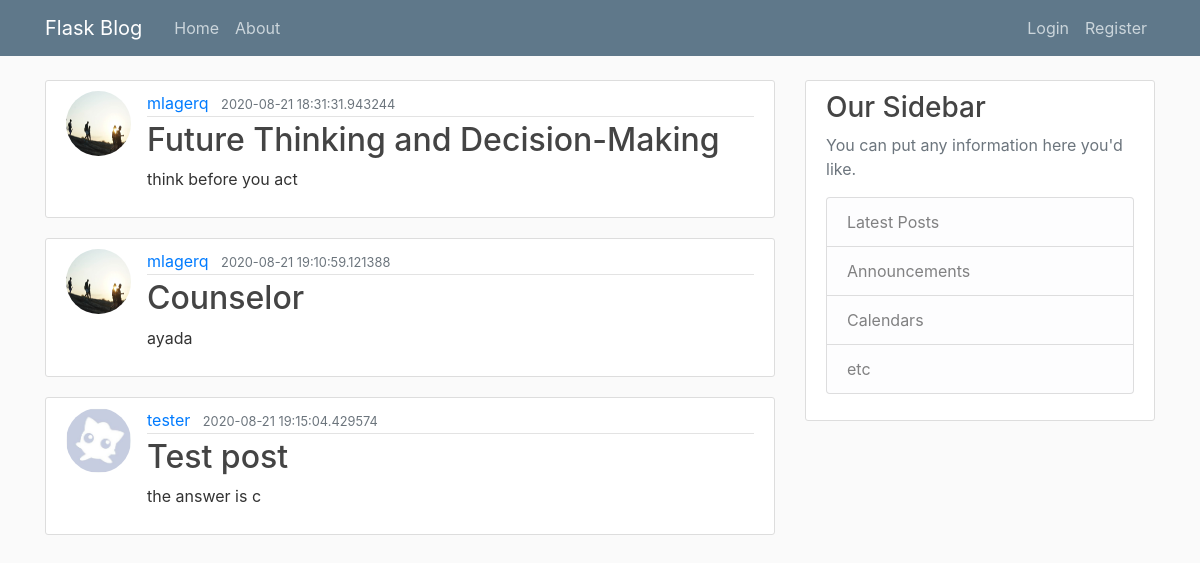
The page /home on the database its author committed.
### flaskblog/models.py (models this page shows, shortened)
class Post(db.Model):
    id = db.Column(db.Integer, primary_key=True)
    title = db.Column(db.String(100), nullable=False)
    date_posted = db.Column(db.String(120),
                            nullable=False,
                            default=datetime.utcnow)
    content = db.Column(db.Text, nullable=False)
    user_id = db.Column(db.Integer, db.ForeignKey('user.id'), nullable=False)

class User(db.Model, UserMixin):
    id = db.Column(db.Integer, primary_key=True)
    username = db.Column(db.String(20), unique=True, nullable=False)
    email = db.Column(db.String(120), unique=True, nullable=False)
    image_file = db.Column(db.String(20),
                           nullable=False,
                           default='default.jpg')
    password = db.Column(db.String(60), nullable=False)
    posts = db.relationship('Post', backref='author', lazy=True)

### flaskblog/routes.py (the view)
@app.route("/")
@app.route("/home")
def hello():
    posts = Post.query.all()
    return render_template('home.html', posts=posts)

### flaskblog/templates/home.html
{% extends "layout.html" %} {% block content %} {% for post in posts %}
<article class="media content-section">
  <img
    class="rounded-circle article-img"
    src="{{ url_for('static', filename='profile_pics/' + post.author.image_file) }}"
  />
  <div class="media-body">
    <div class="article-metadata">
      <a class="mr-2" href="#">{{ post.author.username }}</a>
      <small class="text-muted">{{ post.date_posted }}</small>
    </div>
    <h2>
      <a class="article-title" href="{{ url_for('post', post_id=post.id) }}"
        >{{post.title}}</a
      >
    </h2>
    <p class="article-content">{{ post.content }}</p>
  </div>
</article>
{% endfor %} {% endblock content %}

### flaskblog/templates/layout.html (shortened to what this page needs)
<!DOCTYPE html>
<html>
<head>
    <link rel="stylesheet" href="https://maxcdn.bootstrapcdn.com/bootstrap/4.0.0/css/bootstrap.min.css">
    <link rel="stylesheet" type="text/css" href="{{ url_for('static', filename='main.css') }}">
</head>
<body>
    <header class="site-header">
      <nav class="navbar navbar-expand-md navbar-dark bg-steel fixed-top">
        <div class="container">
          <a class="navbar-brand mr-4" href="/">Flask Blog</a>
          <div class="collapse navbar-collapse" id="navbarToggle">
            <div class="navbar-nav mr-auto">
              <a class="nav-item nav-link" href="{{ url_for('hello') }}">Home</a>
              <a class="nav-item nav-link" href="{{ url_for('about') }}">About</a>
            </div>
            <div class="navbar-nav">
              {% if current_user.is_authenticated %}
              <a class="nav-item nav-link" href="{{ url_for('new_post') }}">New Post</a>
              <a class="nav-item nav-link" href="{{ url_for('account') }}">Account</a>
              <a class="nav-item nav-link" href="{{ url_for('logout') }}">Logout</a>
              {% else %}
              <a class="nav-item nav-link" href="{{ url_for('login') }}">Login</a>
              <a class="nav-item nav-link" href="{{ url_for('register') }}">Register</a>
              {% endif %}
            </div>
          </div>
        </div>
      </nav>
    </header>
    <main role="main" class="container">
      <div class="row">
        <div class="col-md-8">
          {% block content %}{% endblock %}
        </div>
        <div class="col-md-4">
          <div class="content-section">
            <h3>Our Sidebar</h3>
            <p class='text-muted'>You can put any information here you'd like.
              <ul class="list-group">
                <li class="list-group-item list-group-item-light">Latest Posts</li>
                <li class="list-group-item list-group-item-light">Announcements</li>
                <li class="list-group-item list-group-item-light">Calendars</li>
                <li class="list-group-item list-group-item-light">etc</li>
              </ul>
            </p>
          </div>
        </div>
      </div>
    </main>
</body>
</html>

### flaskblog/static/main.css (style rules this page uses)
body { background: #fafafa; color: #333333; margin-top: 5rem; }
h1, h2, h3, h4, h5, h6 { color: #444444; }
.bg-steel { background-color: #5f788a; }
.site-header .navbar-nav .nav-link { color: #cbd5db; }
.content-section { background: #ffffff; padding: 10px 20px; border: 1px solid #dddddd; border-radius: 3px; margin-bottom: 20px; }
.article-title { color: #444444; }
.article-content { white-space: pre-line; }
.article-img { height: 65px; width: 65px; margin-right: 16px; }
.article-metadata { padding-bottom: 1px; margin-bottom: 4px; border-bottom: 1px solid #e3e3e3; }

### rows shown on the page
Post: image_file (picture), author.username "mlagerq", date_posted "2020-08-21 18:31:31.943244", title "Future Thinking and Decision-Making", content "think before you act"
Post: image_file (picture), author.username "mlagerq", date_posted "2020-08-21 19:10:59.121388", title "Counselor", content "ayada"
Post: image_file (placeholder picture), author.username "tester", date_posted "2020-08-21 19:15:04.429574", title "Test post", content "the answer is c"
